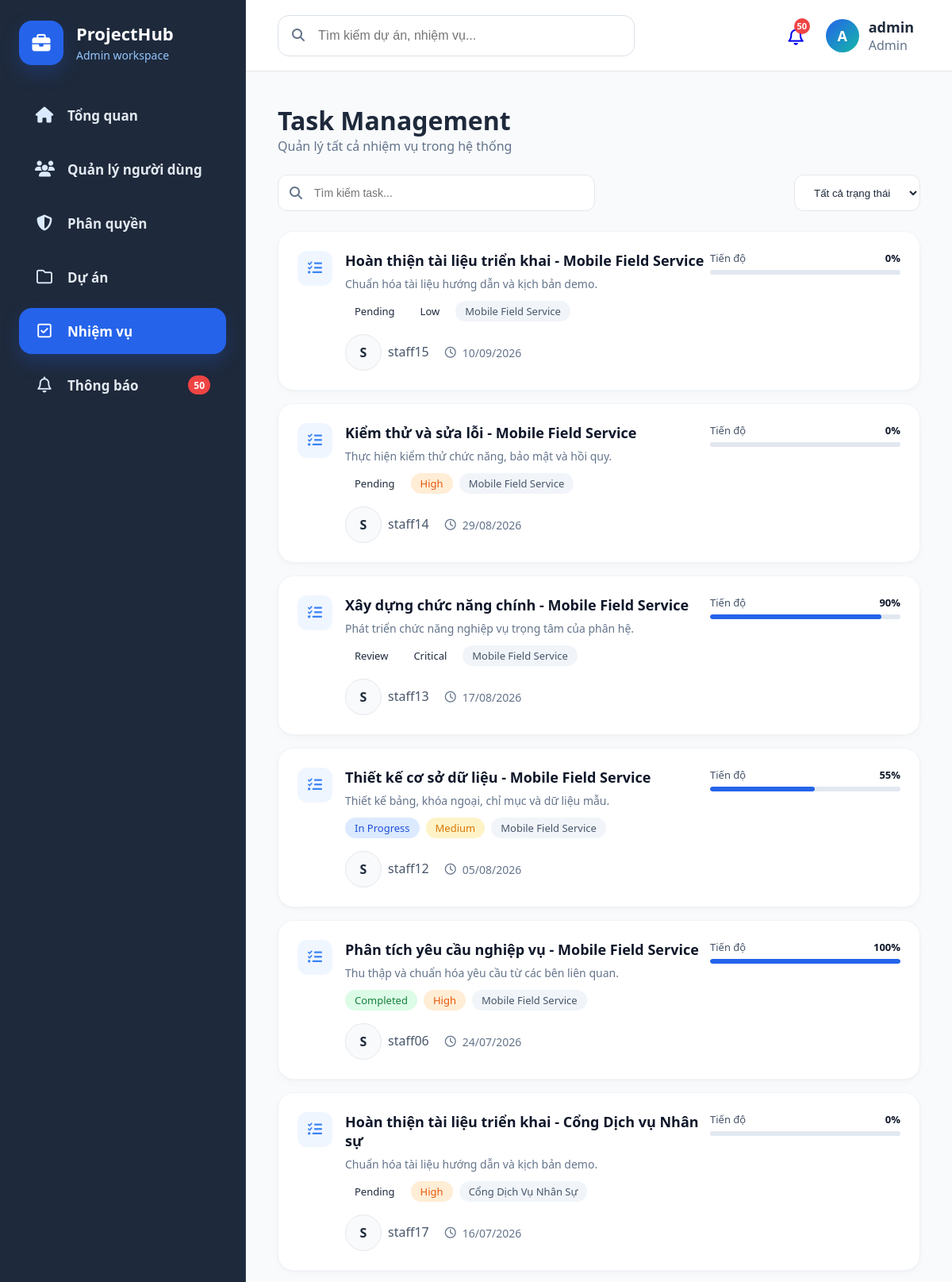
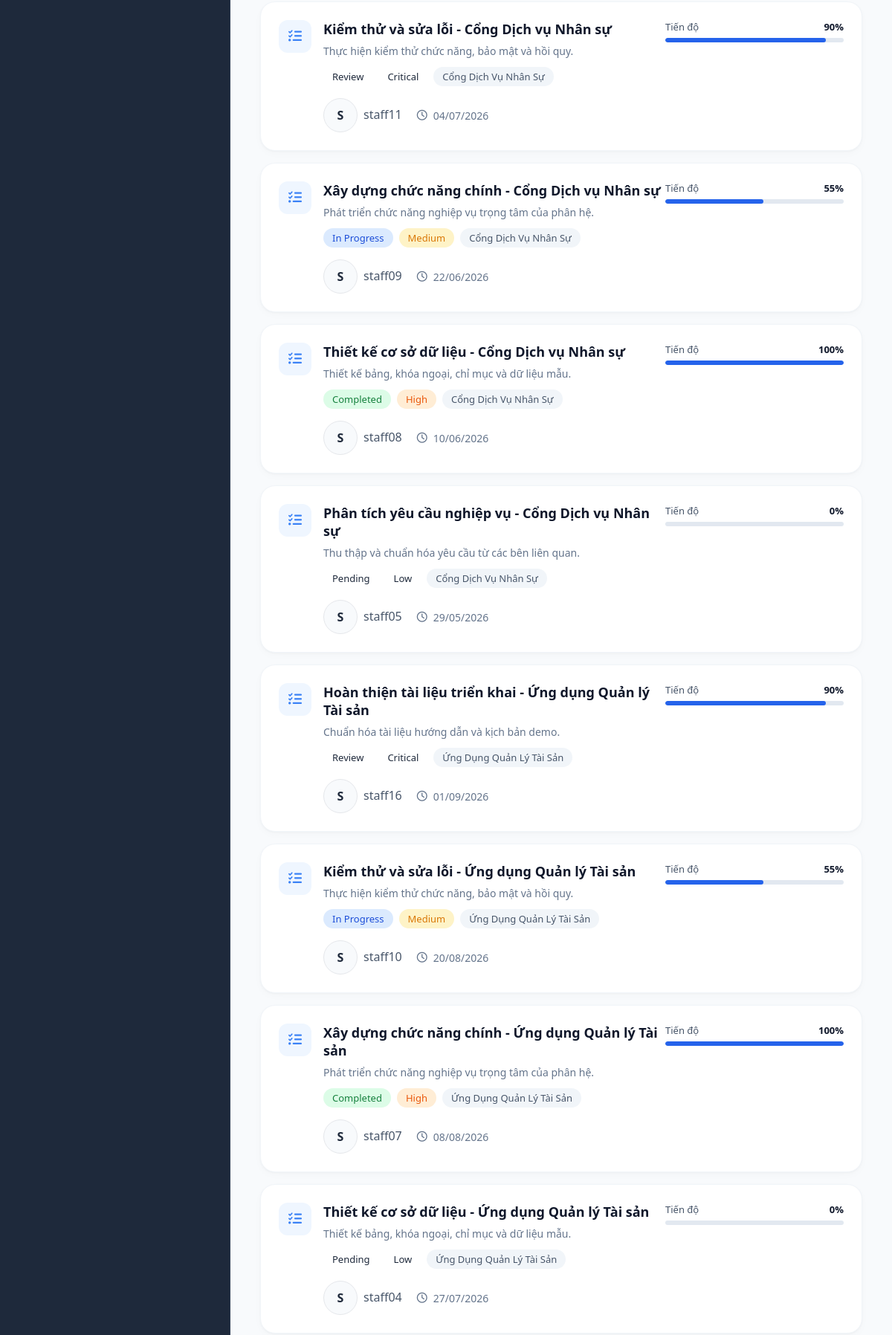
The page /index.php?page=tasks (signed in, upper part) on the database its author committed (2 pictures, top to bottom).
### tables this page shows
CREATE TABLE `tasks` (
  `task_id` int(11) NOT NULL,
  `project_id` int(11) NOT NULL,
  `title` varchar(255) NOT NULL,
  `description` text DEFAULT NULL,
  `status` enum('Pending','In Progress','Review','Completed','Pending Approval','Approved','Rejected') DEFAULT 'Pending',
  `priority` enum('Low','Medium','High','Critical') NOT NULL DEFAULT 'Medium',
  `assignee_id` int(11) DEFAULT NULL,
  `created_by` int(11) NOT NULL,
  `due_date` date DEFAULT NULL,
  `progress_percent` int(11) NOT NULL DEFAULT 0,
  `progress_comment` text DEFAULT NULL,
  `progress_file` varchar(500) DEFAULT NULL,
  `approval_status` enum('Not Required','Pending Approval','Approved','Rejected') NOT NULL DEFAULT 'Not Required',
  `approved_by` int(11) DEFAULT NULL,
  `approved_at` datetime DEFAULT NULL,
  `rejected_reason` varchar(500) DEFAULT NULL,
  `created_at` timestamp NOT NULL DEFAULT current_timestamp(),
  `updated_at` timestamp NOT NULL DEFAULT current_timestamp() ON UPDATE current_timestamp(),
  `is_deleted` tinyint(1) NOT NULL DEFAULT 0
);

CREATE TABLE `projects` (
  `project_id` int(11) NOT NULL,
  `project_code` varchar(30) NOT NULL,
  `name` varchar(255) NOT NULL,
  `description` text DEFAULT NULL,
  `start_date` date DEFAULT NULL,
  `end_date` date DEFAULT NULL,
  `created_by` int(11) NOT NULL,
  `created_at` timestamp NOT NULL DEFAULT current_timestamp(),
  `updated_at` timestamp NOT NULL DEFAULT current_timestamp() ON UPDATE current_timestamp(),
  `is_deleted` tinyint(1) NOT NULL DEFAULT 0,
  `status` varchar(50) DEFAULT 'Planning',
  `priority` varchar(50) DEFAULT 'Medium',
  `progress` int(11) NOT NULL DEFAULT 0,
  `manager_id` int(11) DEFAULT NULL
);

CREATE TABLE `users` (
  `user_id` int(11) NOT NULL,
  `username` varchar(50) NOT NULL,
  `email` varchar(120) NOT NULL,
  `phone` varchar(20) DEFAULT NULL,
  `address` varchar(255) DEFAULT NULL,
  `password` varchar(255) NOT NULL,
  `role_id` int(11) NOT NULL,
  `status` varchar(20) NOT NULL DEFAULT 'active',
  `refresh_token` varchar(255) DEFAULT NULL,
  `token_expired_at` datetime DEFAULT NULL,
  `created_at` timestamp NOT NULL DEFAULT current_timestamp(),
  `updated_at` timestamp NOT NULL DEFAULT current_timestamp() ON UPDATE current_timestamp(),
  `is_deleted` tinyint(1) NOT NULL DEFAULT 0
);

### models/task.php (called while the page is built, shortened)
<?php
require_once __DIR__ . '/../config/database.php';
class Task
{
    private PDO $conn;
    public function __construct()
    {
        $db = new Database();
        $this->conn = $db->connect();
        $this->ensureApprovalColumns();
    }
    private function ensureApprovalColumns(): void
    {
        try {
            $this->conn->exec("ALTER TABLE tasks MODIFY status ENUM('Pending','In Progress','Review','Completed','Pending Approval','Approved','Rejected') DEFAULT 'Pending'");
            $columns = [
                'approval_status' => "ALTER TABLE tasks ADD approval_status VARCHAR(30) NULL DEFAULT NULL AFTER status",
                'approved_by' => "ALTER TABLE tasks ADD approved_by INT NULL AFTER approval_status",
                'approved_at' => "ALTER TABLE tasks ADD approved_at DATETIME NULL AFTER approved_by",
                'rejected_reason' => "ALTER TABLE tasks ADD rejected_reason TEXT NULL AFTER approved_at",
                'progress_percent' => "ALTER TABLE tasks ADD progress_percent INT NOT NULL DEFAULT 0 AFTER rejected_reason",
                'progress_comment' => "ALTER TABLE tasks ADD progress_comment TEXT NULL AFTER progress_percent",
                'progress_file' => "ALTER TABLE tasks ADD progress_file VARCHAR(500) NULL AFTER progress_comment",
            ];
            foreach ($columns as $column => $sql) {
                $stmt = $this->conn->prepare("SHOW COLUMNS FROM tasks LIKE ?");
                $stmt->execute([$column]);
            }
        } catch (Throwable $e) {
        }
    }
    private function selectBase(): string
    {
        return "
            SELECT
                t.*,
                t.title AS task_name,
                t.due_date AS deadline,
                t.created_at AS assigned_date,
                p.name AS project_name,
                p.manager_id,
                COALESCE(manager.username, creator.username) AS manager_name,
                assignee.username AS assigned_name,
                COALESCE(t.progress_percent,
                    CASE
                        WHEN t.status IN ('Completed', 'Approved', 'Pending Approval') THEN 100
                        WHEN t.status = 'Review' THEN 80
                        WHEN t.status = 'In Progress' THEN 50
                        ELSE 0
                    END
                ) AS progress
            FROM tasks t
            LEFT JOIN projects p
                ON t.project_id = p.project_id
            LEFT JOIN users assignee
                ON t.assignee_id = assignee.user_id
            LEFT JOIN users creator
                ON t.created_by = creator.user_id
            LEFT JOIN users manager
                ON p.manager_id = manager.user_id
        ";
    }
    public function getAll(): array
    {
        $sql = $this->selectBase() . "
            WHERE t.is_deleted = 0
            ORDER BY t.task_id DESC
        ";
        $stmt = $this->conn->prepare($sql);
        $stmt->execute();
        return $stmt->fetchAll(PDO::FETCH_ASSOC);
    }
}

### config/database.php (called while the page is built, shortened)
<?php
class Database
{
    private $host = "localhost";
    private $dbname = "project_management";
    private $username = "root";
    private $password = "";
    public function connect()
    {
        $this->conn = null;
        try {
            $this->conn = new PDO(
                "mysql:host={$this->host};dbname={$this->dbname};charset=utf8",
                $this->username,
                $this->password
            );
            $this->conn->setAttribute(
                PDO::ATTR_ERRMODE,
                PDO::ERRMODE_EXCEPTION
            );
            $this->conn->setAttribute(
                PDO::ATTR_EMULATE_PREPARES,
                true
            );
        } catch(PDOException $e) {
            die("Database Error: " . $e->getMessage());
        }
        return $this->conn;
    }
}

### controllers/taskController.php (called while the page is built, shortened)
<?php
require_once __DIR__ . '/../models/task.php';
class TaskController
{
    private Task $task;
    public function __construct()
    {
        $this->task = new Task();
    }
    public function index(): array
    {
        $roleId = $_SESSION['role_id'] ?? 0;
        if ($roleId == 1) {
            return $this->task->getAll();
        }
        return [];
    }
}

### views/tasks/index.php (the view, shortened to what this page needs)
<?php
require_once 'controllers/taskController.php';
$taskController = new TaskController();
$tasks = $taskController->index();
$roleId = $_SESSION['role_id'] ?? 0;
?>
<div class="page-container">
    <div class="tasks-header">
        <div>
            <h1>Task Management</h1>
            <?php if ($roleId == 1): ?>
                <p>Quản lý tất cả nhiệm vụ trong hệ thống</p>
            <?php elseif ($roleId == 2): ?>
                <p>Quản lý nhiệm vụ thuộc dự án của bạn</p>
            <?php else: ?>
                <p>Danh sách nhiệm vụ được giao cho bạn</p>
            <?php endif; ?>
        </div>
    </div>
    <div class="task-toolbar">
        <div class="task-search">
            <i class="fa-solid fa-magnifying-glass"></i>
            <input id="taskSearch" type="text" placeholder="Tìm kiếm task...">
        </div>
        <select id="taskFilter">
            <option value="all">Tất cả trạng thái</option>
        </select>
    </div>
    <div class="task-list-container">
        <?php if (empty($tasks)): ?>
            <div class="detail-card">
                <p>Không có nhiệm vụ nào.</p>
            </div>
        <?php else: ?>
            <?php foreach ($tasks as $task): ?>
                <?php
                $assignedName = $task['assigned_name'] ?? 'Unassigned';
                $firstLetter = !empty($assignedName) ? strtoupper(substr($assignedName, 0, 1)) : 'U';
                $status = $task['status'] ?? 'Pending';
                $priority = $task['priority'] ?? 'Medium';
                $progress = (int)($task['progress'] ?? 0);
                ?>
                <div
                    class="task-row-card task-item-clickable"
                    data-id="<?= $task['task_id'] ?>"
                    data-status="<?= htmlspecialchars($status) ?>">
                    <div class="task-left-section">
                        <div class="task-icon-wrapper">
                            <i class="fa-solid fa-list-check"></i>
                        </div>
                        <div class="task-main-content">
                            <h3 class="task-title">
                                <?= htmlspecialchars($task['task_name']) ?>
                            </h3>
                            <p class="task-desc">
                                <?= htmlspecialchars($task['description'] ?? 'Chưa có mô tả') ?>
                            </p>
                            <div class="task-badges-group">
                                <span class="badge badge-status <?= strtolower(str_replace(' ', '-', $status)) ?>">
                                    <?= htmlspecialchars($status) ?>
                                </span>
                                <span class="badge badge-priority <?= strtolower($priority) ?>">
                                    <?= htmlspecialchars($priority) ?>
                                </span>
                                <span class="badge badge-project">
                                    <?= htmlspecialchars($task['project_name'] ?? 'Không thuộc dự án') ?>
                                </span>
                            </div>
                            <div class="task-footer-meta">
                                <div class="assignee-box">
                                    <div class="avatar">
                                        <?= htmlspecialchars($firstLetter) ?>
                                    </div>
                                    <span class="user-name">
                                        <?= htmlspecialchars($assignedName) ?>
                                    </span>
                                </div>
                                <div class="date-box">
                                    <i class="fa-regular fa-clock"></i>
                                    <span>
                                        <?= !empty($task['due_date'])
                                            ? date('d/m/Y', strtotime($task['due_date']))
                                            : 'Chưa có deadline' ?>
                                    </span>
                                </div>
                            </div>
                        </div>
                    </div>
                    <div class="task-right-section">
                        <div class="progress-block">
                            <div class="progress-text">
                                <span class="progress-label">Tiến độ</span>
                                <span class="progress-value">
                                    <?= $progress ?>%
                                </span>
                            </div>
                            <div class="progress-bar-bg">
                                <div
                                    class="progress-bar-fill"
                                    style="width: <?= $progress ?>%">
                                </div>
                            </div>
                        </div>
                    </div>
                </div>
            <?php endforeach; ?>
        <?php endif; ?>
    </div>
</div>

### assets/css/main.css (style rules this page uses)
* { margin:0; padding:0; box-sizing:border-box; }
html, body { font-family: "Segoe UI", sans-serif; background:#f5f7fb; }
.page-container { padding: 40px; margin-top: 90px; min-height: calc(100vh - 90px); display: flex; flex-direction: column; justify-content: flex-start; }
:root { --bg-app: #f8fafc; --bg-card: #ffffff; --text-main: #1e293b; --text-sub: #64748b; --border-color: #e5e7eb; --bg-input: #ffffff; }
body, .page-container, .stat-card, .chart-card, .table-card, .notification-card, .role-card, .task-card, .user-card, .permission-card, h1, h2, h3, h4, p, span, div, table, th, td, input, select, textarea, .notification-content h3, .notification-content p { transition: background-color 0.3s ease, color 0.3s ease, border-color 0.3s ease, box-shadow 0.3s ease; }
body { background-color: var(--bg-app); color: var(--text-main); }
.dashboard-header h1, .notification-header h1, .roles-header h1, .tasks-header h1, .users-header h1 { color: var(--text-main); }
.dashboard-header p, .roles-header p, .tasks-header p, .users-header p { color: var(--text-sub); }
.task-toolbar, .filter-bar, .setting-item { border-color: var(--border-color); }
.task-search input, .search-user input, #taskFilter, #roleFilter, #themeSelect, #langSelect, .form-group input { background-color: var(--bg-input) !important; color: var(--text-main) !important; border: 1px solid var(--border-color) !important; }
.task-search i, .search-user i { color: var(--text-sub); }

### assets/css/dashboard.css (style rules this page uses)
.badge { display:inline-block; padding:8px 15px; border-radius:999px; font-size:14px; font-weight:600; }

### assets/css/users.css (style rules this page uses)
.avatar { width: 50px; height: 50px; border-radius: 50%; background-color: #f1f5f9; color: #334155; font-weight: 700; font-size: 18px; display: flex; align-items: center; justify-content: center; border: 1px solid #e2e8f0; flex-shrink: 0; }
.user-name { font-size: 16px; font-weight: 600; color: #1e293b; margin: 0 0 2px 0; }
.badge { padding: 3px 10px; border-radius: 20px; font-size: 11px; font-weight: 600; display: inline-block; }

### assets/css/roles.css (style rules this page uses)
.avatar { width: 46px; height: 46px; border-radius: 50%; background: var(--bg-app); border: 1px solid var(--border-color); display: flex; align-items: center; justify-content: center; font-size: 16px; font-weight: 700; color: var(--text-main); flex-shrink: 0; }

### rows shown on the page
tasks: title "Hoàn thiện tài liệu triển khai - Mobile Field Service", description "Chuẩn hóa tài liệu hướng dẫn và kịch bản demo.", status "Pending", priority "Low", project.name "Mobile Field Service", assignee.username "S", assignee.username "staff15", due_date "10/09/2026", progress "0"
tasks: title "Kiểm thử và sửa lỗi - Mobile Field Service", description "Thực hiện kiểm thử chức năng, bảo mật và hồi quy.", status "Pending", priority "High", project.name "Mobile Field Service", assignee.username "S", assignee.username "staff14", due_date "29/08/2026", progress "0"
tasks: title "Xây dựng chức năng chính - Mobile Field Service", description "Phát triển chức năng nghiệp vụ trọng tâm của phân hệ.", status "Review", priority "Critical", project.name "Mobile Field Service", assignee.username "S", assignee.username "staff13", due_date "17/08/2026", progress "90"
tasks: title "Thiết kế cơ sở dữ liệu - Mobile Field Service", description "Thiết kế bảng, khóa ngoại, chỉ mục và dữ liệu mẫu.", status "In Progress", priority "Medium", project.name "Mobile Field Service", assignee.username "S", assignee.username "staff12", due_date "05/08/2026", progress "55"
tasks: title "Phân tích yêu cầu nghiệp vụ - Mobile Field Service", description "Thu thập và chuẩn hóa yêu cầu từ các bên liên quan.", status "Completed", priority "High", project.name "Mobile Field Service", assignee.username "S", assignee.username "staff06", due_date "24/07/2026", progress "100"
tasks: title "Hoàn thiện tài liệu triển khai - Cổng Dịch vụ Nhân sự", description "Chuẩn hóa tài liệu hướng dẫn và kịch bản demo.", status "Pending", priority "High", project.name "Cổng Dịch Vụ Nhân Sự", assignee.username "S", assignee.username "staff17", due_date "16/07/2026", progress "0"
tasks: title "Kiểm thử và sửa lỗi - Cổng Dịch vụ Nhân sự", description "Thực hiện kiểm thử chức năng, bảo mật và hồi quy.", status "Review", priority "Critical", project.name "Cổng Dịch Vụ Nhân Sự", assignee.username "S", assignee.username "staff11", due_date "04/07/2026", progress "90"
tasks: title "Xây dựng chức năng chính - Cổng Dịch vụ Nhân sự", description "Phát triển chức năng nghiệp vụ trọng tâm của phân hệ.", status "In Progress", priority "Medium", project.name "Cổng Dịch Vụ Nhân Sự", assignee.username "S", assignee.username "staff09", due_date "22/06/2026", progress "55"
tasks: title "Thiết kế cơ sở dữ liệu - Cổng Dịch vụ Nhân sự", description "Thiết kế bảng, khóa ngoại, chỉ mục và dữ liệu mẫu.", status "Completed", priority "High", project.name "Cổng Dịch Vụ Nhân Sự", assignee.username "S", assignee.username "staff08", due_date "10/06/2026", progress "100"
tasks: title "Phân tích yêu cầu nghiệp vụ - Cổng Dịch vụ Nhân sự", description "Thu thập và chuẩn hóa yêu cầu từ các bên liên quan.", status "Pending", priority "Low", project.name "Cổng Dịch Vụ Nhân Sự", assignee.username "S", assignee.username "staff05", due_date "29/05/2026", progress "0"
tasks: title "Hoàn thiện tài liệu triển khai - Ứng dụng Quản lý Tài sản", description "Chuẩn hóa tài liệu hướng dẫn và kịch bản demo.", status "Review", priority "Critical", project.name "Ứng Dụng Quản Lý Tài Sản", assignee.username "S", assignee.username "staff16", due_date "01/09/2026", progress "90"
tasks: title "Kiểm thử và sửa lỗi - Ứng dụng Quản lý Tài sản", description "Thực hiện kiểm thử chức năng, bảo mật và hồi quy.", status "In Progress", priority "Medium", project.name "Ứng Dụng Quản Lý Tài Sản", assignee.username "S", assignee.username "staff10", due_date "20/08/2026", progress "55"
tasks: title "Xây dựng chức năng chính - Ứng dụng Quản lý Tài sản", description "Phát triển chức năng nghiệp vụ trọng tâm của phân hệ.", status "Completed", priority "High", project.name "Ứng Dụng Quản Lý Tài Sản", assignee.username "S", assignee.username "staff07", due_date "08/08/2026", progress "100"
tasks: title "Thiết kế cơ sở dữ liệu - Ứng dụng Quản lý Tài sản", description "Thiết kế bảng, khóa ngoại, chỉ mục và dữ liệu mẫu.", status "Pending", priority "Low", project.name "Ứng Dụng Quản Lý Tài Sản", assignee.username "S", assignee.username "staff04", due_date "27/07/2026", progress "0"

### other values the page prints
$adminNotificationCount "50"
$topbarNotificationCount "50"
$avatarInitial "A"
$username "admin"
$roleName "Admin"
